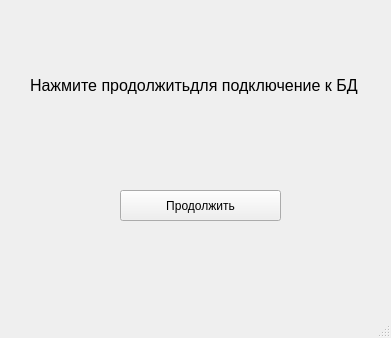
<?xml version="1.0" encoding="UTF-8"?>
<ui version="4.0">
 <class>MainWindow</class>
 <widget class="QMainWindow" name="MainWindow">
  <property name="geometry">
   <rect>
    <x>0</x>
    <y>0</y>
    <width>391</width>
    <height>338</height>
   </rect>
  </property>
  <property name="windowTitle">
   <string>ConnectionDB</string>
  </property>
  <widget class="QWidget" name="centralwidget">
   <widget class="QPushButton" name="btn_next">
    <property name="geometry">
     <rect>
      <x>120</x>
      <y>190</y>
      <width>161</width>
      <height>31</height>
     </rect>
    </property>
    <property name="text">
     <string>Продолжить</string>
    </property>
   </widget>
   <widget class="QLabel" name="label">
    <property name="geometry">
     <rect>
      <x>30</x>
      <y>30</y>
      <width>361</width>
      <height>111</height>
     </rect>
    </property>
    <property name="font">
     <font>
      <pointsize>12</pointsize>
     </font>
    </property>
    <property name="layoutDirection">
     <enum>Qt::LeftToRight</enum>
    </property>
    <property name="text">
     <string>Нажмите продолжитьдля подключение к БД</string>
    </property>
   </widget>
  </widget>
  <widget class="QMenuBar" name="menubar">
   <property name="geometry">
    <rect>
     <x>0</x>
     <y>0</y>
     <width>391</width>
     <height>21</height>
    </rect>
   </property>
  </widget>
  <widget class="QStatusBar" name="statusbar"/>
 </widget>
 <resources/>
 <connections/>
</ui>
